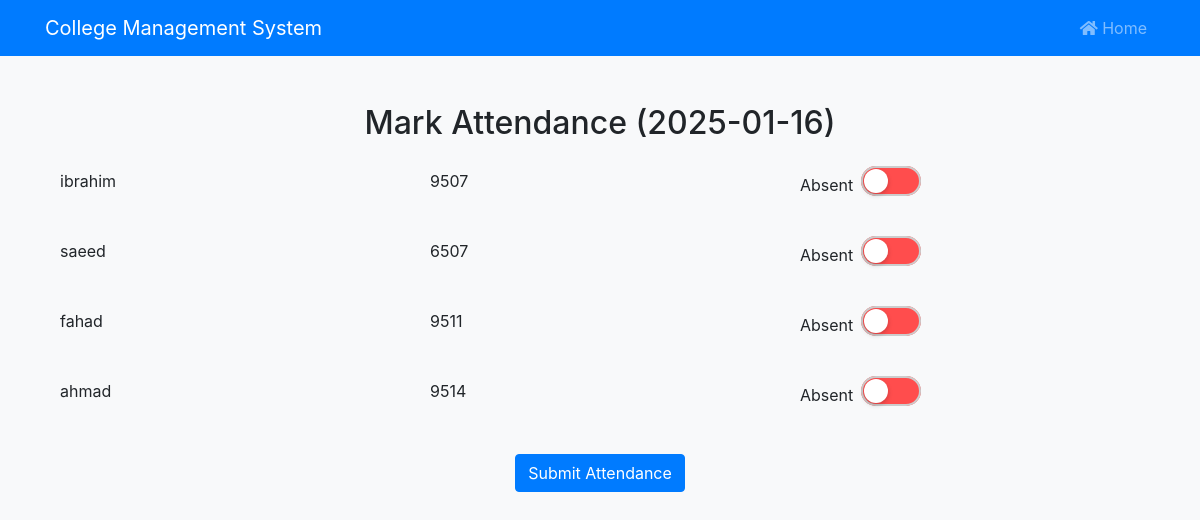
The app's page /mark-attendance (signed in) with its own data.
### tables this page shows
CREATE TABLE Students (
    id INTEGER PRIMARY KEY AUTOINCREMENT,
    roll_number TEXT UNIQUE NOT NULL,
    name TEXT NOT NULL,
    username TEXT UNIQUE NOT NULL,
    password TEXT NOT NULL
);

CREATE TABLE Attendance (
    id INTEGER PRIMARY KEY AUTOINCREMENT,
    student_id INTEGER NOT NULL,
    subject_id INTEGER NOT NULL,
    date DATE NOT NULL,
    status TEXT NOT NULL CHECK (status IN ('Present', 'Absent', 'Leave')),
    FOREIGN KEY (student_id) REFERENCES Students(id),
    FOREIGN KEY (subject_id) REFERENCES Subjects(id),
    UNIQUE(student_id, subject_id, date)
);

### app.py (the view)
@app.route('/mark-attendance', methods=['GET', 'POST'])
@login_required
def mark_attendance():
    if request.method == "GET":
        today = datetime.now().date()
        teacher_id = session.get("user")["id"]
        subject = db.execute("SELECT id FROM Subjects WHERE teacher_id = ?", teacher_id)
        if not subject:
            flash("No subject found for the teacher", "warning")
            return redirect("/")
        subject_id = subject[0]["id"]
        students = db.execute("SELECT * FROM Students")
        attendance_records = db.execute("SELECT * FROM Attendance WHERE subject_id = ? AND date = ?", subject_id, today)
        attendance = {record["student_id"]: record for record in attendance_records}
        if not attendance:
            flash("Attendance not marked today", "warning")
            return redirect("/")
        return render_template("mark_attendance.html", students=students, attendance=attendance, today=today)
    if request.method == "POST":
        pass
    return redirect("/")

### helpers.py (called while the page is built)
def login_required(f):
    @wraps(f)
    def decorated_function(*args, **kwargs):
        if session.get("user") is None:
            return redirect("/login")
        return f(*args, **kwargs)
    return decorated_function

### templates/mark_attendance.html (shortened to what this page needs)
{% extends 'layout.html' %}
{% block main %}
<div class="container mt-5">
    <h2 class="text-center mb-4">Mark Attendance ({{ today }})</h2>
    <form method="post" action="/mark-attendance">
        {% for student in students %}
        {% set current_attendance = attendance.get(student.id) %}
        <div class="row align-items-center mb-3">
            <div class="col-md-4">
                <div class="form-group">
                    <label for="name">{{ student.name }}</label>
                </div>
            </div>
            <div class="col-md-4">
                <div class="form-group">
                    <label for="roll_no">{{ student.roll_number }}</label>
                </div>
            </div>
            <div class="col-md-4">
                <div class="form-group d-flex align-items-center">
                    <label for="attendance_{{ student.id }}" class="mr-2 mb-0">{{ 'Present' if current_attendance and current_attendance.status == 'Present' else 'Absent' }}</label>
                    <label class="toggle-switch">
                        <div class="toggle-switch-background">
                            <div class="toggle-switch-handle"></div>
                        </div>
                    </label>
                </div>
            </div>
        </div>
        {% endfor %}
        <div class="text-center mt-4">
            <button type="submit" class="btn btn-primary">Submit Attendance</button>
        </div>
    </form>
</div>
{% endblock %}

### templates/layout.html (shortened to what this page needs)
<!DOCTYPE html>
<html lang="en">
<head>
    <link href="https://stackpath.bootstrapcdn.com/bootstrap/4.5.2/css/bootstrap.min.css" rel="stylesheet">
    <link href="https://cdnjs.cloudflare.com/ajax/libs/font-awesome/5.15.3/css/all.min.css" rel="stylesheet">
    <link href="/static/styles.css" rel="stylesheet">
</head>
<body>
    <nav class="navbar navbar-expand-lg navbar-dark bg-primary">
        <div class="container">
            <a class="navbar-brand" href="#">College Management System</a>
            <div class="collapse navbar-collapse" id="navbarNav">
                <ul class="navbar-nav ml-auto">
                    <li class="nav-item">
                        <a class="nav-link" href="/"><i class="fas fa-home"></i> Home</a>
                    </li>
                </ul>
            </div>
        </div>
    </nav>
    <div class="container">
        {% block main %}
        {% endblock %}
    </div>
</body>
</html>

### static/styles.css (style rules this page uses)
body { background-color: #f8f9fa; }
.toggle-switch { position: relative; display: inline-block; width: 60px; height: 30px; cursor: pointer; }
.toggle-switch-background { position: absolute; top: 0; left: 0; width: 100%; height: 100%; background-color: #ff4d4d; border-radius: 15px; box-shadow: inset 0 0 0 2px #ccc; transition: background-color 0.3s ease-in-out; }
.toggle-switch-handle { position: absolute; top: 3px; left: 3px; width: 24px; height: 24px; background-color: #fff; border-radius: 50%; box-shadow: 0 2px 5px rgba(0, 0, 0, 0.2); transition: transform 0.3s ease-in-out; }

### records on screen
Students: name "ibrahim", roll_number "9507"
Attendance: status "Absent"
Students: name "saeed", roll_number "6507"
Attendance: status "Absent"
Students: name "fahad", roll_number "9511"
Attendance: status "Absent"
Students: name "ahmad", roll_number "9514"
Attendance: status "Absent"
